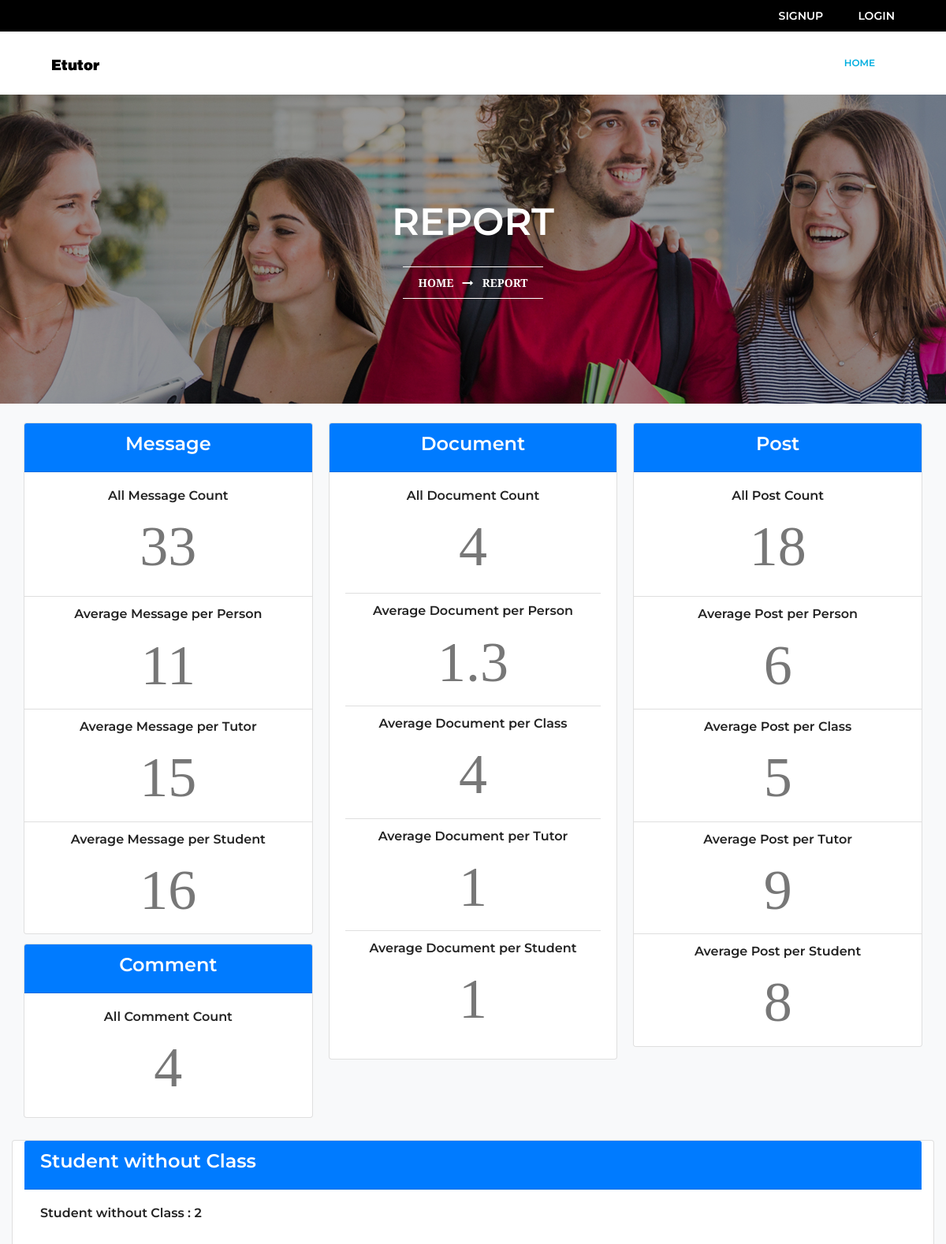
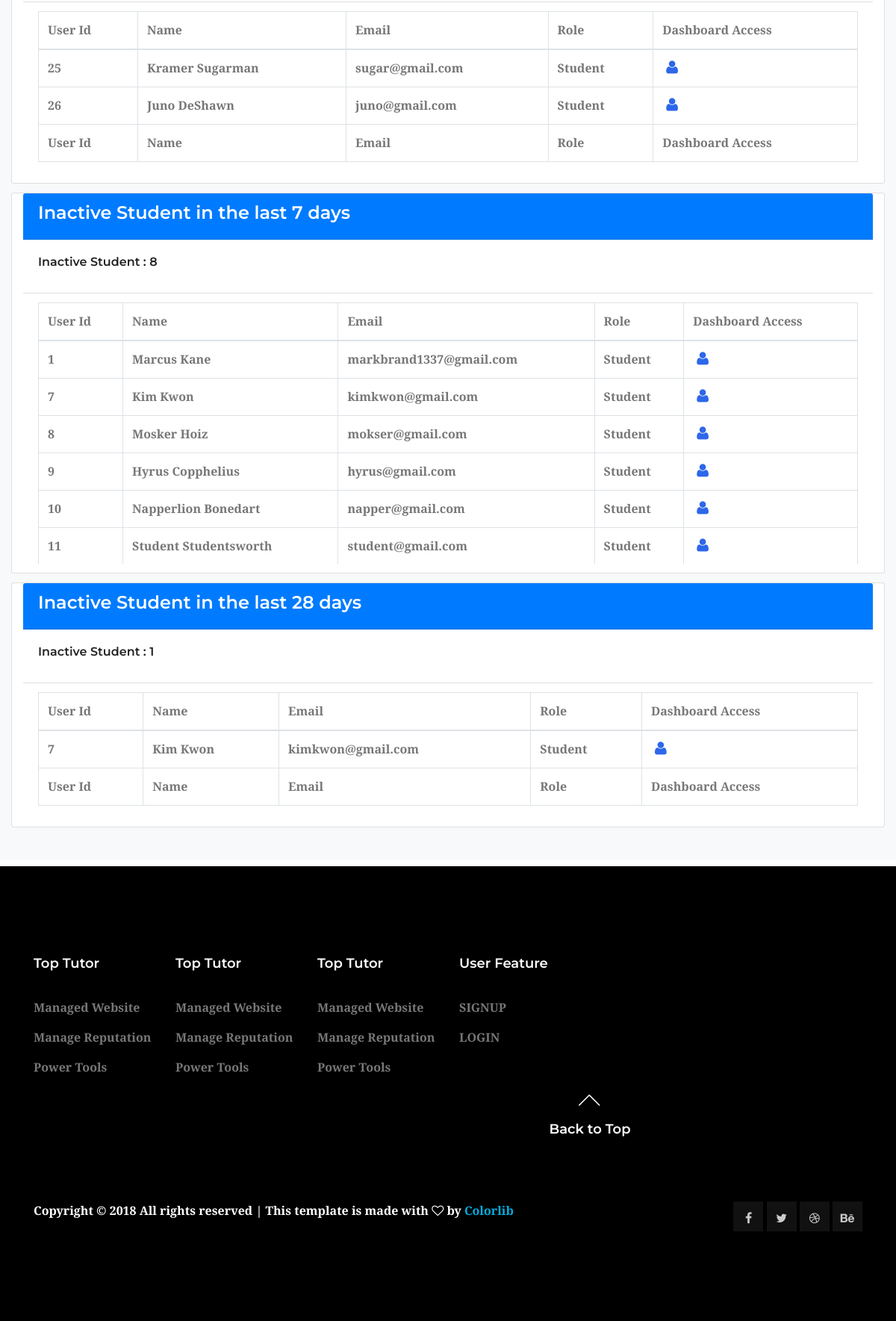
The app's page /report.php with its own data (2 pictures, top to bottom).
### tables this page shows
CREATE TABLE `tbluser` (
  `user_id` int(11) NOT NULL,
  `first_name` varchar(45) NOT NULL,
  `last_name` varchar(45) NOT NULL,
  `email` varchar(45) NOT NULL,
  `password` varchar(45) NOT NULL,
  `role` int(11) NOT NULL
);

### view/v_report.php (the view, shortened to what the rows shown need)
<?php
$creport = new c_Report();
$data = $creport->getInactiveStudent();
$inactive_7 = $data['StudentList'];
$data = $creport->getInactiveStudent2();
$inactive_28 = $data['StudentList'];
$data = $creport->getAvailableStudent();
$studentlist = $data['StudentList'];
?>
<section class="banner_area">
	<div class="banner_inner d-flex align-items-center">
		<div class="container">
			<div class="row justify-content-center">
				<div class="col-lg-6">
					<div class="banner_content text-center">
						<h2 class="text-uppercase">Report</h2>
					</div>
				</div>
			</div>
		</div>
	</div>
</section>
<div class="container">
	<div class="row my-2 py-3 justify-content-around">
		<div class="row my-3 card-columns">
			<div class="card text-left col-12 ">
				<ul class="list-group list-group-flush">
					<li class="list-group-item">
						<div class="" style="overflow-y: scroll; max-height: 350px; ">
							<table id="" class="table table-bordered table-hover">
								<thead>
									<tr>
										<th>User Id</th>
										<th>Name</th>
										<th>Email</th>
										<th>Role</th>
										<th>Dashboard Access</th>
									</tr>
								</thead>
								<tbody>
									<?php
									foreach ($studentlist as $user) {
									?>
										<tr>
											<td><?= $user->user_id ?></td>
											<td><?= $user->first_name ?> <?= $user->last_name ?></td>
											<td> <?= $user->email ?></td>
											<?php if ($user->role == 1) {
												echo '<td> Student</td>';
											} else if ($user->role == 2) {
												echo '<td> Tutor</td>';
											} else if ($user->role == 0) {
												echo '<td> Staff</td>';
											} else {
												echo '<td> Undecided</td>';
											} ?>
											<td>
												<a href="dashboard.php?id=<?= $user->user_id ?>"><i class="fa fa-fw fa-user" style="color:#2D67EA; font-size:20px;" title="Access this user dashboard."></i></a>
											</td>
										</tr>
									<?php
									}
									?>
								</tbody>
								<tfoot>
									<tr>
										<th>User Id</th>
										<th>Name</th>
										<th>Email</th>
										<th>Role</th>
										<th>Dashboard Access</th>
									</tr>
								</tfoot>
							</table>
						</div>
					</li>
				</ul>
			</div>
			<div class="card text-left col-12 ">
				<ul class="list-group list-group-flush">
					<li class="list-group-item">
						<div class="" style="overflow-y: scroll; max-height: 350px; ">
							<table id="" class="table table-bordered table-hover">
								<thead>
									<tr>
										<th>User Id</th>
										<th>Name</th>
										<th>Email</th>
										<th>Role</th>
										<th>Dashboard Access</th>
									</tr>
								</thead>
								<tbody>
									<?php
									foreach ($inactive_7 as $user) {
									?>
										<tr>
											<td><?= $user->user_id ?></td>
											<td><?= $user->first_name ?> <?= $user->last_name ?></td>
											<td> <?= $user->email ?></td>
											<?php if ($user->role == 1) {
												echo '<td> Student</td>';
											} else if ($user->role == 2) {
												echo '<td> Tutor</td>';
											} else if ($user->role == 0) {
												echo '<td> Staff</td>';
											} else {
												echo '<td> Undecided</td>';
											} ?>
											<td>
												<a href="dashboard.php?id=<?= $user->user_id ?>"><i class="fa fa-fw fa-user" style="color:#2D67EA; font-size:20px;" title="Access this user dashboard."></i></a>
											</td>
										</tr>
									<?php
									}
									?>
								</tbody>
							</table>
						</div>
					</li>
				</ul>
			</div>
			<div class="card text-left col-12 ">
				<ul class="list-group list-group-flush">
					<li class="list-group-item">
						<div class="" style="overflow-y: scroll; max-height: 350px; ">
							<table id="" class="table table-bordered table-hover">
								<thead>
									<tr>
										<th>User Id</th>
										<th>Name</th>
										<th>Email</th>
										<th>Role</th>
										<th>Dashboard Access</th>
									</tr>
								</thead>
								<tbody>
									<?php
									foreach ($inactive_28 as $user) {
									?>
										<tr>
											<td><?= $user->user_id ?></td>
											<td><?= $user->first_name ?> <?= $user->last_name ?></td>
											<td> <?= $user->email ?></td>
											<?php if ($user->role == 1) {
												echo '<td> Student</td>';
											} else if ($user->role == 2) {
												echo '<td> Tutor</td>';
											} else if ($user->role == 0) {
												echo '<td> Staff</td>';
											} else {
												echo '<td> Undecided</td>';
											} ?>
											<td>
												<a href="dashboard.php?id=<?= $user->user_id ?>"><i class="fa fa-fw fa-user" style="color:#2D67EA; font-size:20px;" title="Access this user dashboard."></i></a>
											</td>
										</tr>
									<?php
									}
									?>
								</tbody>
								<tfoot>
									<tr>
										<th>User Id</th>
										<th>Name</th>
										<th>Email</th>
										<th>Role</th>
										<th>Dashboard Access</th>
									</tr>
								</tfoot>
							</table>
						</div>
					</li>
				</ul>
			</div>
		</div>
	</div>
</div>

### records on screen
tbluser: user_id "25", first_name "Kramer", last_name "Sugarman", email "sugar@gmail.com", role "Student"
tbluser: user_id "26", first_name "Juno", last_name "DeShawn", email "juno@gmail.com", role "Student"

### other values on screen
$all_message_count "33"
$average_sent_count "11"
$average_tutor_sent_count "15"
$average_student_sent_count "16"
$all_comment_count "4"
$all_document_count "4"
$average_document_count "1.3"
$average_class_document_count "4"
$average_tutor_document_count "1"
$average_student_document_count "1"
$all_post_count "18"
$average_post_count "6"
$average_class_post_count "5"
$average_tutor_post_count "9"
$average_student_post_count "8"
